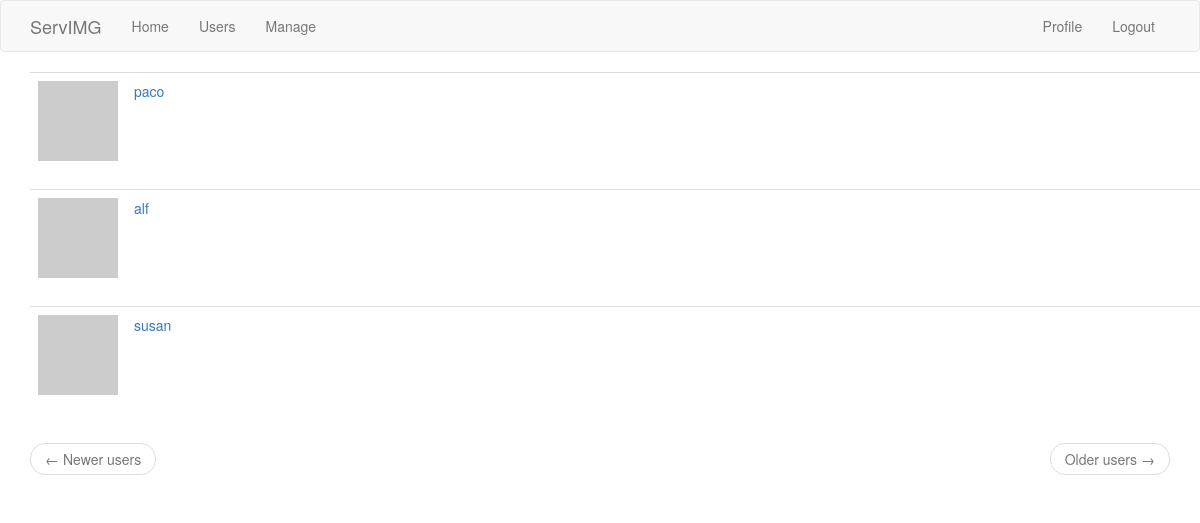
The app's page /users (signed in), older data.
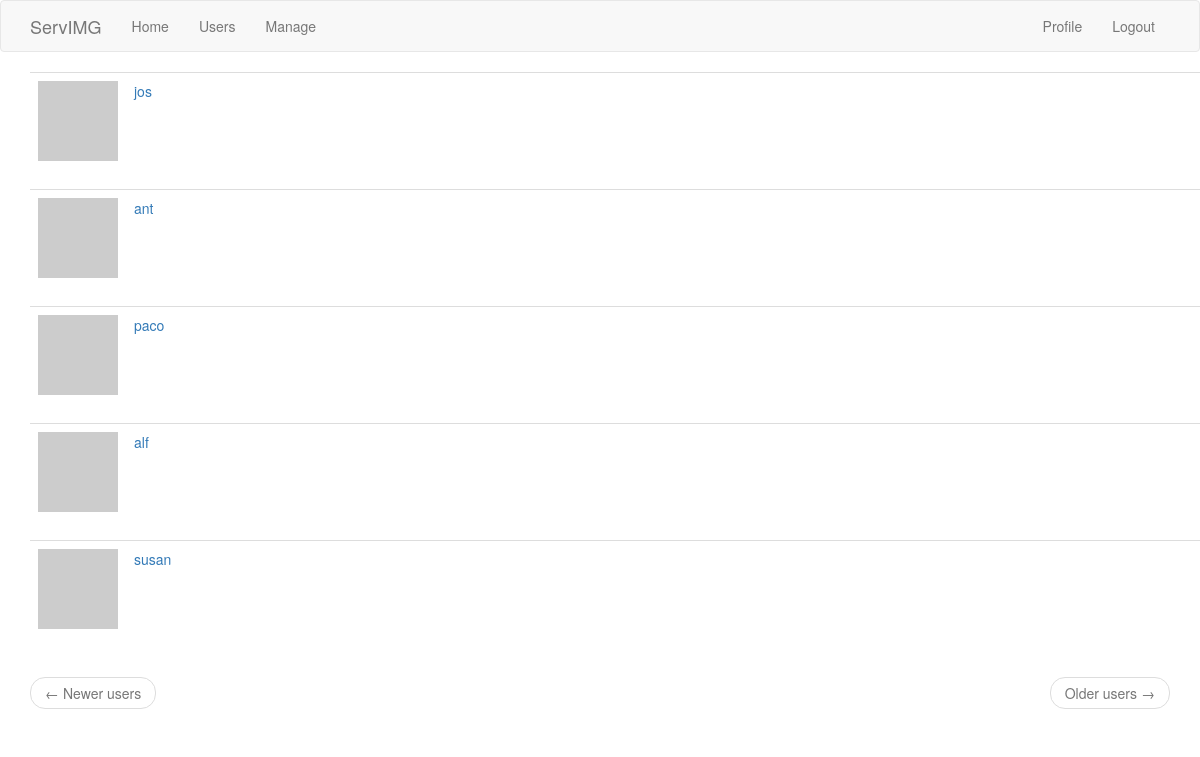
The same page, newer data.
### app/models.py (models this page shows, shortened)
class User(UserMixin, db.Model):
    id = db.Column(db.Integer, primary_key=True)
    username = db.Column(db.String(64), index=True, unique=True)
    email = db.Column(db.String(120), index=True, unique=True)
    password_hash = db.Column(db.String(128))
    posts = db.relationship('Post', backref='author', lazy='dynamic')
    about_me = db.Column(db.String(140))
    last_seen = db.Column(db.DateTime, default=datetime.utcnow)
    followed = db.relationship(
        'User', secondary=followers,
        primaryjoin=(followers.c.follower_id == id),
        secondaryjoin=(followers.c.followed_id == id),
        backref=db.backref('followers', lazy='dynamic'), lazy='dynamic')
    def avatar(self, size):
        digest = md5(self.email.lower().encode('utf-8')).hexdigest()
        return 'https://www.gravatar.com/avatar/{}?d=identicon&s={}'.format(
            digest, size)

### app/routes.py (the view)
@app.route('/users')
@login_required
def users():
    page = request.args.get('page', 1, type=int)
    users = User.query.order_by(User.id.desc()).paginate(page, app.config['USERS_PER_PAGE'], False)
    next_url = url_for('users', page=users.next_num) \
        if users.has_next else None
    prev_url = url_for('users', page=users.prev_num) \
        if users.has_prev else None
    return render_template('users.html', title='Users', users=users.items, next_url=next_url, prev_url=prev_url)

### app/models.py (called while the page is built)
@login.user_loader
def load_user(id):
    return User.query.get(int(id))

### app/routes.py (called while the page is built)
@app.before_request
def before_request():
    if current_user.is_authenticated:
        current_user.last_seen = datetime.utcnow()
        db.session.commit()

### app/templates/users.html
{% extends "base.html" %}
{% import 'bootstrap/wtf.html' as wtf %}
{% block app_content %}
<main role="main">
    <div class="album py-5 bg-light">
      <div class="container">
        <div class="row">
    {% for user in users %}
        {% include '_user.html' %}
    {% endfor %}
    </main>
    <nav aria-label="...">
        <ul class="pager">
            <li class="previous{% if not prev_url %} disabled{% endif %}">
                <a href="{{ prev_url or '#' }}">
                    <span aria-hidden="true">&larr;</span> Newer users
                </a>
            </li>
            <li class="next{% if not next_url %} disabled{% endif %}">
                <a href="{{ next_url or '#' }}">
                    Older users <span aria-hidden="true">&rarr;</span>
                </a>
            </li>
        </ul>
    </nav>
{% endblock %}

### app/templates/base.html (shortened to what this page needs)
{% extends 'bootstrap/base.html' %}
{% block navbar %}
    <nav class="navbar navbar-default">
        <div class="container">
            <div class="navbar-header">
                <a class="navbar-brand" href="{{ url_for('index') }}">ServIMG</a>
            </div>
            <div class="collapse navbar-collapse" id="bs-example-navbar-collapse-1">
                <ul class="nav navbar-nav">
                    <li><a href="{{ url_for('index') }}">Home</a></li>
                    <li><a href="{{ url_for('users') }}">Users</a></li>
                    <li><a href="{{ url_for('manage') }}">Manage</a></li>
                </ul>
                <ul class="nav navbar-nav navbar-right">
                    {% if current_user.is_anonymous %}
                    <li><a href="{{ url_for('login') }}">Login</a></li>
                    {% else %}
                    <li><a href="{{ url_for('user', username=current_user.username) }}">Profile</a></li>
                    <li><a href="{{ url_for('logout') }}">Logout</a></li>
                    {% endif %}
                </ul>
            </div>
        </div>
    </nav>
{% endblock %}
{% block content %}
    <div class="container">
        {% block app_content %}{% endblock %}
    </div>
{% endblock %}

### app/templates/_user.html
<table class="table table-hover">
    <tr>
        <td width="70px">
            <a href="{{ url_for('user', username=user.username) }}">
                <img src="{{ user.avatar(70) }}" />
            </a>
        </td>
        <td>
            <a href="{{ url_for('user', username=user.username) }}">
                {{ user.username }}
            </a>
        </td>
    </tr>
</table>

Row changes from the older to the newer data that the page shows:
added User: username "jos"
added User: username "ant"
